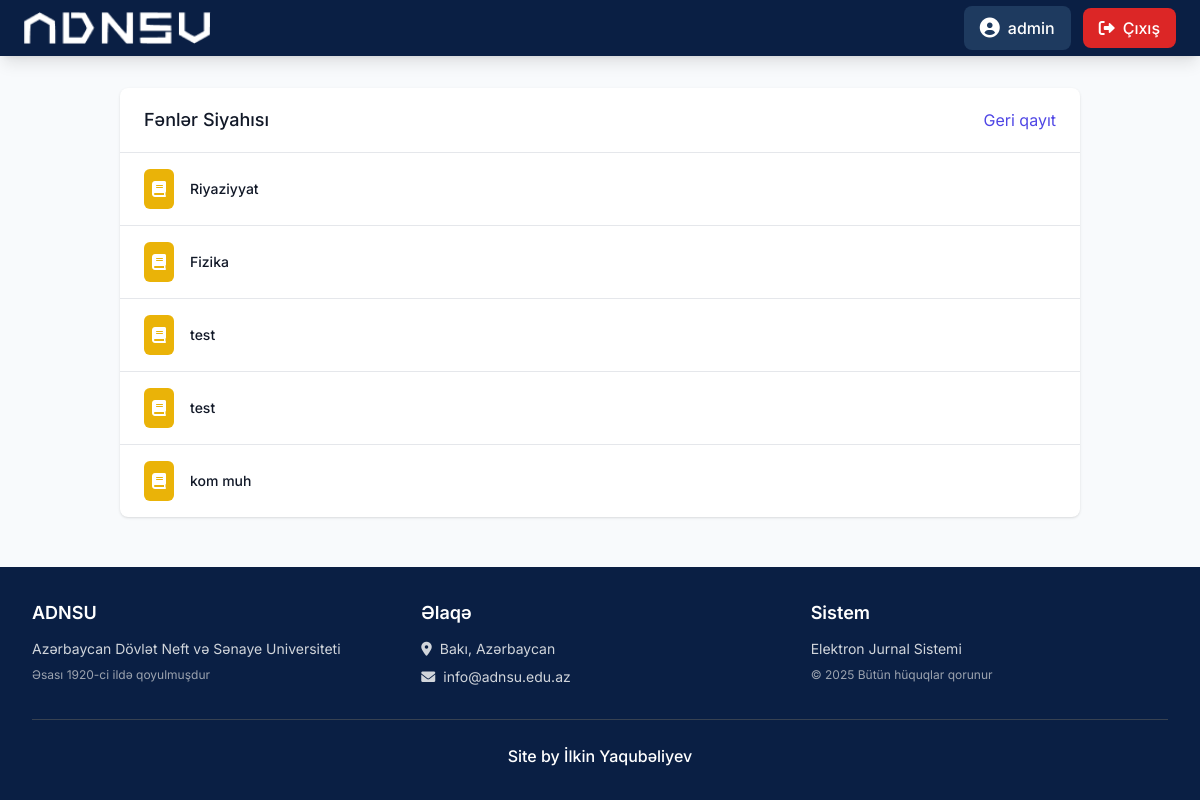
Page /subject-list/ (signed in) on the committed database.
### journal/models.py (models this page shows, shortened)
class User(AbstractUser):
    ROLE_CHOICES = (
        ('admin', 'Admin'),
        ('teacher', 'Müəllim'),
        ('student', 'Tələbə'),
    )
    role = models.CharField(max_length=10, choices=ROLE_CHOICES, default='student')
    def is_admin(self):
        return self.role == 'admin' or self.is_superuser

class Subject(models.Model):
    name = models.CharField(max_length=100, verbose_name="Fənn adı")

### journal/views.py (the view)
# urls.py: path('subject-list/', views.subject_list, name='subject_list'),
@login_required
def subject_list(request):
    if not request.user.is_admin():
        return redirect('home')
    subjects = Subject.objects.all()
    return render(request, 'journal/subject_list.html', {'subjects': subjects})

### journal/templates/journal/subject_list.html (shortened to what this page needs)
{% extends 'base.html' %}
{% block content %}
<div class="bg-white shadow overflow-hidden sm:rounded-lg">
    <div class="px-4 py-5 sm:px-6 flex justify-between items-center">
        <h3 class="text-lg leading-6 font-medium text-gray-900">Fənlər Siyahısı</h3>
        <a href="{% url 'admin_dashboard' %}" class="text-indigo-600 hover:text-indigo-900">Geri qayıt</a>
    </div>
    <div class="border-t border-gray-200">
        <ul role="list" class="divide-y divide-gray-200">
            {% for subject in subjects %}
            <li class="px-4 py-4 sm:px-6 hover:bg-gray-50 transition duration-150">
                <div class="flex items-center justify-between">
                    <div class="flex items-center">
                        <div class="flex-shrink-0 bg-yellow-500 rounded-md p-2">
                            <i class="fas fa-book text-white"></i>
                        </div>
                        <div class="ml-4">
                            <div class="text-sm font-medium text-gray-900">{{ subject.name }}</div>
                        </div>
                    </div>
                </div>
            </li>
            {% empty %}
            <li class="px-4 py-4 sm:px-6 text-center text-gray-500">Heç bir fənn tapılmadı.</li>
            {% endfor %}
        </ul>
    </div>
</div>
{% endblock %}

### templates/base.html (shortened to what this page needs)
<!DOCTYPE html>
<html lang="az">
<head>
    <script src="https://cdn.tailwindcss.com"></script>
    <link href="https://cdnjs.cloudflare.com/ajax/libs/font-awesome/6.0.0/css/all.min.css" rel="stylesheet">
</head>
<body class="bg-adnsu-light text-gray-800 min-h-screen flex flex-col">
    <nav class="bg-adnsu-navy shadow-lg">
        <div class="max-w-7xl mx-auto px-2 sm:px-4 lg:px-6">
            <div class="flex justify-between items-center h-14">
                <div class="flex items-center flex-shrink-0">
                    {% load static %}
                    <a href="{% url 'home' %}" class="flex items-center">
                        <img src="{% static 'logo.png' %}" alt="ADNSU Logo" class="h-5 sm:h-8 w-auto object-contain">
                    </a>
                </div>
                <div class="flex items-center space-x-2 sm:space-x-4">
                    {% if user.is_authenticated %}
                    <div class="flex items-center space-x-2 sm:space-x-3">
                        <div class="flex items-center bg-adnsu-blue px-2 sm:px-4 py-2 rounded-lg">
                            <i class="fas fa-user-circle text-white text-lg sm:text-xl"></i>
                            <span class="text-white font-medium ml-2">{{ user.first_name|default:user.username }}</span>
                        </div>
                        <form action="{% url 'logout' %}" method="post" class="inline">
                            <button type="submit"
                                class="flex items-center px-2 sm:px-4 py-2 bg-red-600 hover:bg-red-700 text-white rounded-lg transition duration-150 font-medium">
                                <i class="fas fa-sign-out-alt sm:mr-2"></i>
                                <span class="hidden sm:inline">Çıxış</span>
                            </button>
                        </form>
                    </div>
                    {% endif %}
                </div>
            </div>
        </div>
    </nav>
    <main class="flex-grow container mx-auto px-4 sm:px-6 lg:px-8 py-8">
        {% block content %}{% endblock %}
    </main>
    <footer class="bg-adnsu-navy text-white mt-auto">
        <div class="max-w-7xl mx-auto py-8 px-4 sm:px-6 lg:px-8">
            <div class="grid grid-cols-1 md:grid-cols-3 gap-8">
                <div>
                    <h3 class="text-lg font-semibold mb-3">ADNSU</h3>
                    <p class="text-gray-300 text-sm">Azərbaycan Dövlət Neft və Sənaye Universiteti</p>
                    <p class="text-gray-400 text-xs mt-2">Əsası 1920-ci ildə qoyulmuşdur</p>
                </div>
                <div>
                    <h3 class="text-lg font-semibold mb-3">Əlaqə</h3>
                    <p class="text-gray-300 text-sm">
                        <i class="fas fa-map-marker-alt mr-2"></i>Bakı, Azərbaycan
                    </p>
                    <p class="text-gray-300 text-sm mt-2">
                        <i class="fas fa-envelope mr-2"></i>info@adnsu.edu.az
                    </p>
                </div>
                <div>
                    <h3 class="text-lg font-semibold mb-3">Sistem</h3>
                    <p class="text-gray-300 text-sm">Elektron Jurnal Sistemi</p>
                    <p class="text-gray-400 text-xs mt-2">&copy; {% now "Y" %} Bütün hüquqlar qorunur</p>
                </div>
            </div>
            <div class="mt-8 pt-6 border-t border-gray-700 text-center">
                <p class="text-white text-base font-medium">Site by İlkin Yaqubəliyev</p>
            </div>
        </div>
    </footer>
</body>
</html>

### templates/base.html (style rules this page uses)
body { font-family: 'Inter', sans-serif; }

### rows in the picture
User: first_name "admin"
Subject: name "Riyaziyyat"
Subject: name "Fizika"
Subject: name "test"
Subject: name "test"
Subject: name "kom muh"
